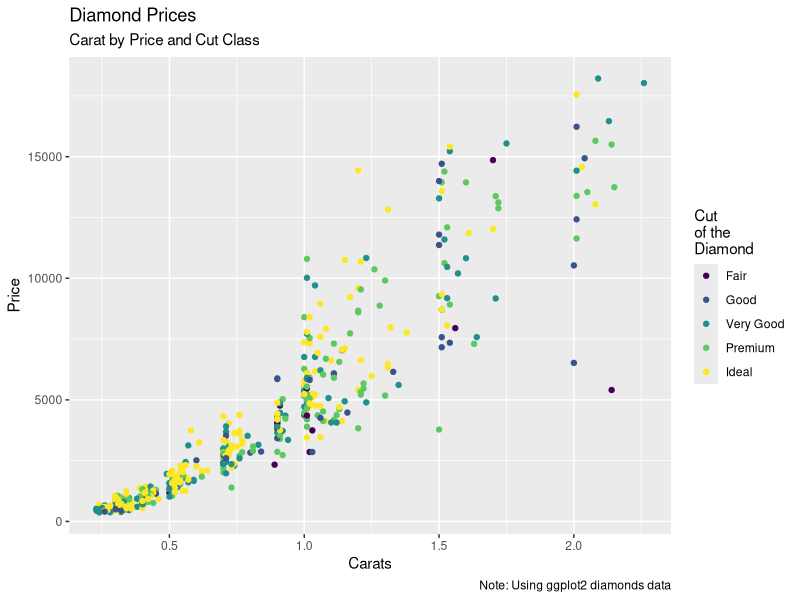
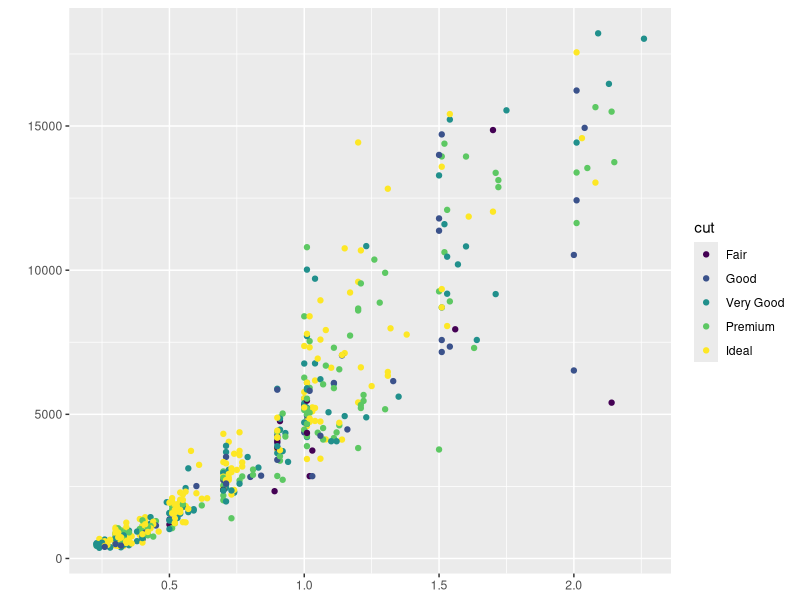
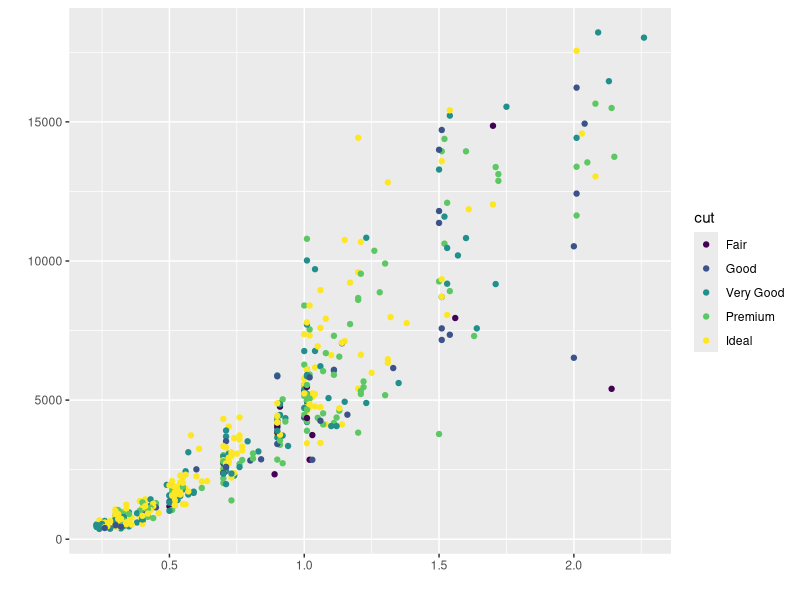
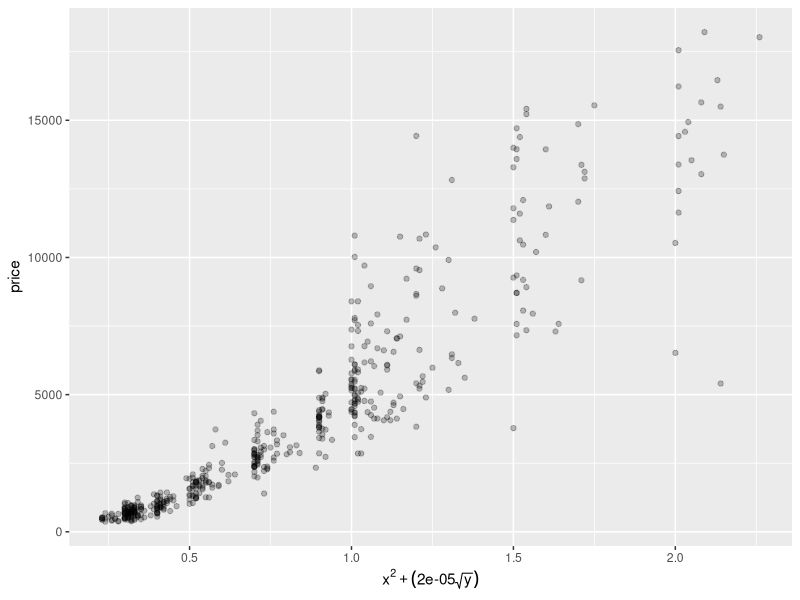
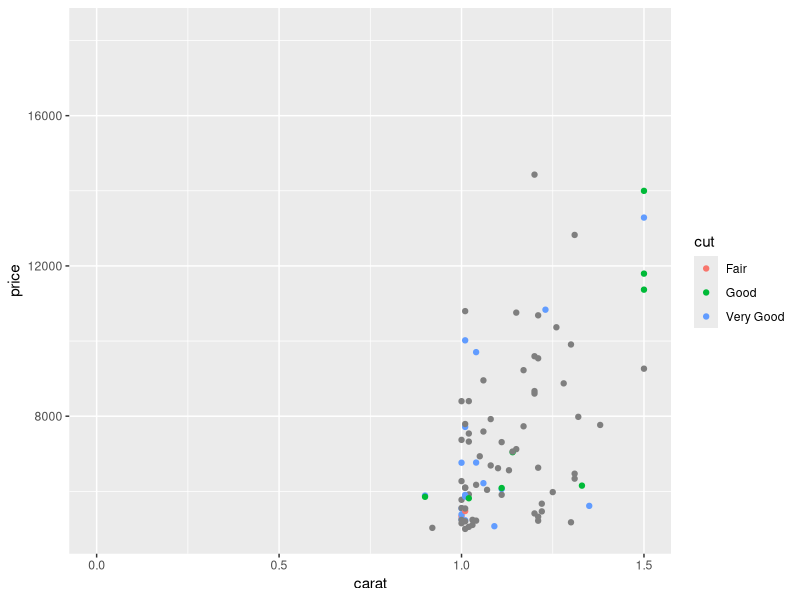
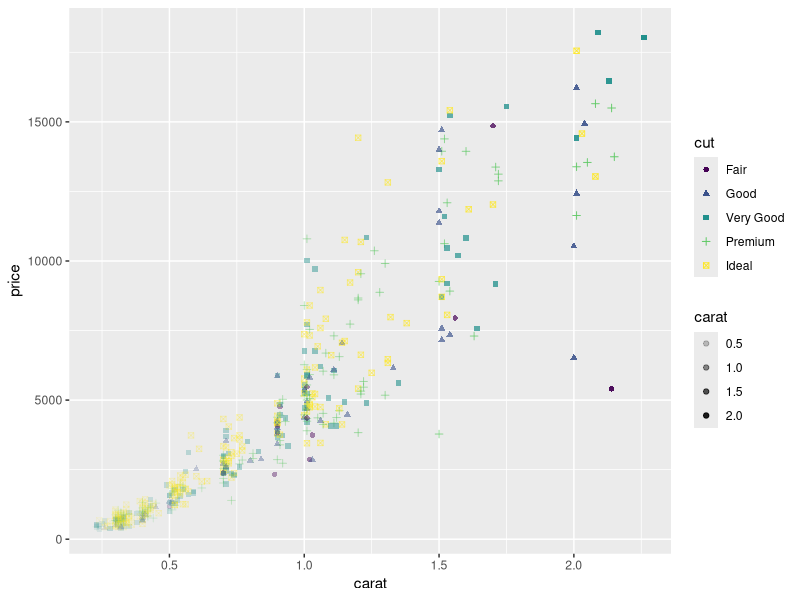
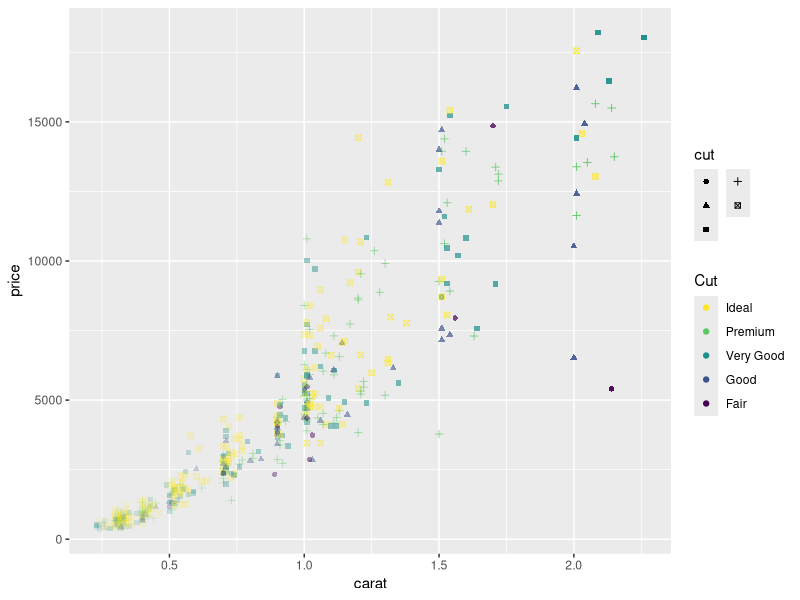
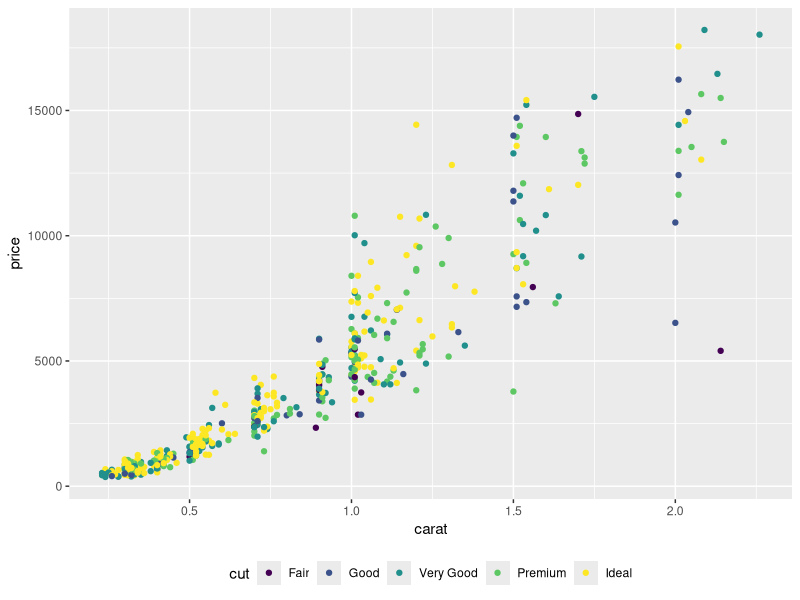

The R script that drew these images, in order: (Note: this script raises an error after producing the figures.)

# Anova Accel2R - Clinical R Training -----------------------------------

# Title: Plot Annotations

# Packages & Functions on Display:
# - {ggplot2   3.3.1}: ggplot(), aes(), labs(), lims(), guides(), theme(),
#                     scale_*(), annotate(), geom_text(), geom_label(), ggsave()
# - {scales    1.1.1}: label_*(), breaks_*()


# Setup -------------------------------------------------------------------

# Load Packages
library(tidyverse)
library(scales)


# Load Vignette for Reference
vignette("ggplot2-specs", package = "ggplot2")


# Plot Data ---------------------------------------------------------------

data_plots <-
  diamonds %>%
  slice_sample(n = 500) %>%
  mutate(carat_group = floor(carat))

data_plots %>% glimpse()


# Plot Titles -------------------------------------------------------------

ggplot(data_plots, aes(x = carat, y = price, color = cut)) +
  geom_point() +
  labs(title = "Diamond Prices",
       subtitle = "Carat by Price and Cut Class",
       caption = "Note: Using ggplot2 diamonds data",
       x = "Carats",
       y = "Price",
       color = "Cut\nof the\nDiamond")


# Remove Titles
ggplot(data_plots, aes(x = carat, y = price, color = cut)) +
  geom_point() +
  labs(x = NULL, y = "")

ggplot(data_plots, aes(x = carat, y = price, color = cut)) +
  geom_point() +
  labs(x = "", y = "")


# Text Styles
ggplot(data_plots, aes(x = carat, y = price)) +
  geom_point(alpha = 0.25) +
  labs(x = quote(x^2 + (.00002 * sqrt(y))))


# Documentation
help(labs, package = "ggplot2")


# Plot Limits -------------------------------------------------------------

ggplot(data_plots, aes(x = carat, y = price, color = cut)) +
  geom_point() +
  lims(x = c(0, 1.5),
       y = c(5000, NA),
       color = c("Fair", "Good", "Very Good"))


# Documentation
help(lims,            package = "ggplot2")
help(coord_cartesian, package = "ggplot2")


# Plot Legends ------------------------------------------------------------

ggplot(data_plots, aes(x = carat, y = price, color = cut, shape = cut, alpha = carat)) +
  geom_point()

ggplot(data_plots, aes(x = carat, y = price, color = cut, shape = cut, alpha = carat)) +
  geom_point() +
  guides(color = guide_legend(title = "Cut", reverse = TRUE),
         shape = guide_legend(label = FALSE, nrow = 3, ncol = 2),
         alpha = "none")


# Using Themes
ggplot(data_plots, aes(x = carat, y = price, color = cut)) +
  geom_point() +
  theme(legend.position = "bottom")

ggplot(data_plots, aes(x = carat, y = price, color = cut)) +
  geom_point() +
  theme(legend.position = c(0.85, 0.25))

ggplot(data_plots, aes(x = carat, y = price, color = cut)) +
  geom_point() +
  theme(legend.position = c(1.00, 1.00))


# Documentation
help(theme,        package = "ggplot2")
help(guide,        package = "ggplot2")
help(guide_legend, package = "ggplot2")


# Plot Scales -------------------------------------------------------------
# - Note: Every aesthetic has a `scale_*()`

scale_x_
scale_y_
scale_size_
scale_color_


# Numeric Scales
ggplot(data_plots, aes(x = carat, y = price)) +
  geom_point() +
  scale_x_continuous(name = "Diamond Carats",
                     limits = c(NA, 2),
                     breaks = c(0.50, 1, 1.50),
                     labels = c("A", "B", "C"),
                     position = "top")

ggplot(data_plots, aes(x = carat, y = price)) +
  geom_point() +
  scale_y_continuous(breaks = scales::breaks_width(2500),
                     labels = scales::label_dollar(),
                     position = "right")


# Numeric Scales - Transformation
ggplot(data_plots, aes(x = carat, y = price)) +
  geom_point() +
  scale_y_log10(name = "Log of Price") +
  scale_x_sqrt(name = "Square Root of Carat")


# Numeric Scales - Aesthetics
ggplot(data_plots, aes(x = carat, y = price, alpha = price)) +
  geom_point() +
  scale_alpha(breaks = scales::breaks_width(2500), range = c(0.01, 0.50))

ggplot(data_plots, aes(x = carat, y = price, color = price)) +
  geom_point()

ggplot(data_plots, aes(x = carat, y = price, color = price)) +
  geom_point() +
  scale_color_continuous(type = "gradient", low = "black", high = "red")

ggplot(data_plots, aes(x = carat, y = price, color = price)) +
  geom_point() +
  scale_color_continuous(type = "viridis", option = "A", direction = -1)


# Categorical Scales
ggplot(data_plots, aes(x = carat, y = price, color = cut)) +
  geom_point(size = 3)

ggplot(data_plots, aes(x = carat, y = price, color = cut)) +
  geom_point(size = 3) +
  scale_color_manual(values = c("Fair"      = "red",
                                "Good"      = "blue",
                                "Very Good" = "gray",
                                "Premium"   = "purple",
                                "Ideal"     = "orange"),
                     labels = c("Fair"      = "cut-1",
                                "Good"      = "cut-2",
                                "Very Good" = "cut-3",
                                "Premium"   = "cut-4",
                                "Ideal"     = "cut-5"))



ggplot(data_plots, aes(x = carat, y = price, color = cut)) +
  geom_point(size = 3) +
  scale_color_brewer(type = "div", palette = 1)

ggplot(data_plots, aes(x = carat, y = price, color = cut)) +
  geom_point(size = 3) +
  scale_color_viridis_d(begin = 0.10, end = 0.90)


# Date Scales
# - Breaks accepts any lubridate-style period of date and time
# - Labels accepts any character formatting of date and time
# scale_x_date(date_breaks = "2 months")
# scale_x_date(labels = scales::label_date())


# Documentation
help(scale_alpha,           package = "ggplot2")
help(scale_x_continuous,    package = "ggplot2")
help(scale_color_discrete,  package = "ggplot2")
help(scale_color_viridis_d, package = "ggplot2")


# Documentation -----------------------------------------------------------

# Special Notes
colors() # - Find all accepted names of colors

# Vignettes
vignette("ggplot2-specs", package = "ggplot2")

# Help Pages
help(labs,                  package = "ggplot2")
help(theme,                 package = "ggplot2")
help(guides,                package = "ggplot2")
help(scale_alpha,           package = "ggplot2")
help(scale_x_continuous,    package = "ggplot2")
help(scale_color_viridis_d, package = "ggplot2")

# Website References
# - https://ggplot2-book.org/
# - http://ggplot2.tidyverse.org/reference
# - https://rstudio.com/resources/cheatsheets/

# -------------------------------------------------------------------------
